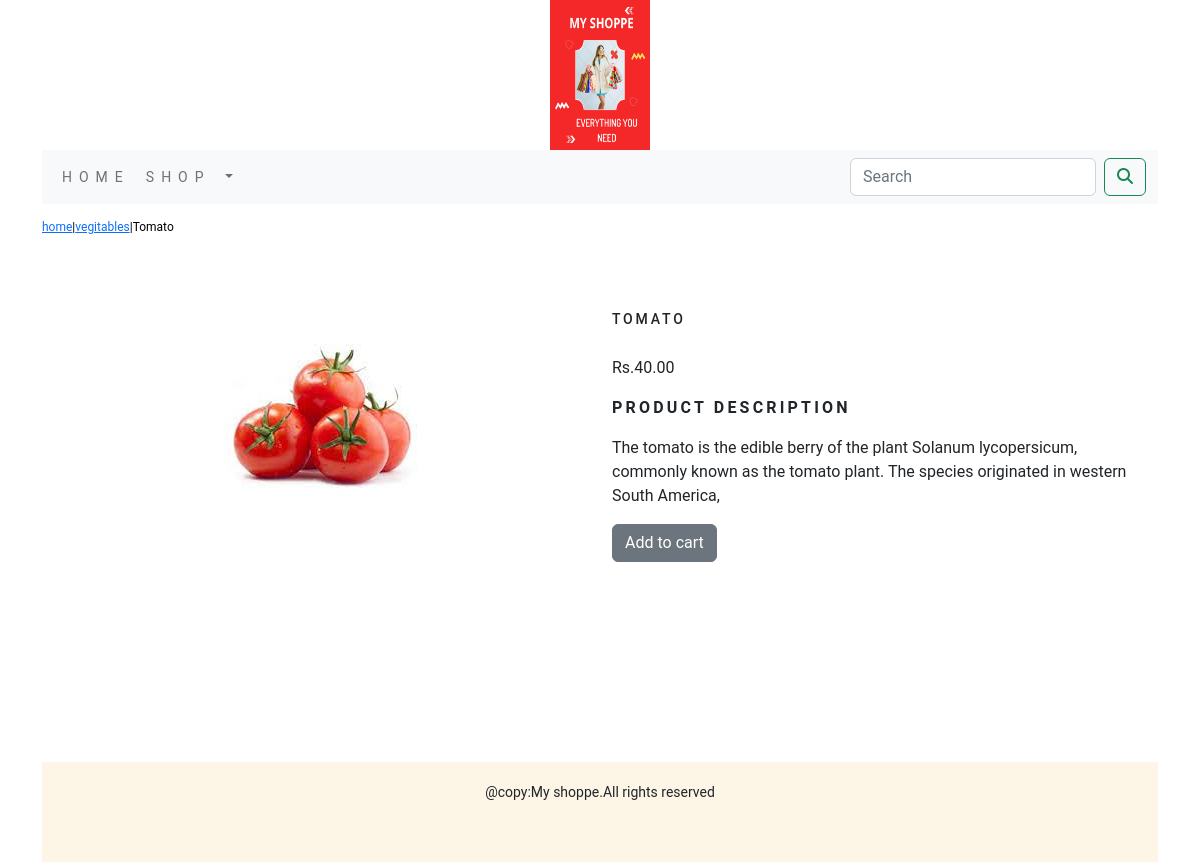
Screenshot of /shop/vegitables/tomato/ with the database file from the repository.
### shopapp/models.py (models this page shows, shortened)
class Product(models.Model):
    name=models.CharField(max_length=250,unique=True)
    slug=models.SlugField(max_length=250,unique=True)
    description=models.TextField(blank=True)
    price=models.DecimalField(max_digits=10,decimal_places=2)
    category=models.ForeignKey(Category,on_delete=models.CASCADE)
    image=models.ImageField(upload_to='product',blank=True)
    stock=models.IntegerField()
    available=models.BooleanField(default=True)
    created=models.DateTimeField(auto_now_add=True)
    updated=models.DateTimeField(auto_now=True)
    class Meta:
        ordering=('name',)
        verbose_name='product'
        verbose_name_plural='products'

class Category(models.Model):
    name=models.CharField(max_length=250,unique=True)
    slug=models.SlugField(max_length=250,unique=True)
    description=models.TextField(blank=True)
    image=models.ImageField(upload_to='category',blank=True)
    class Meta:
        ordering=('name',)
        verbose_name='category'
        verbose_name_plural='categories'
    def get_urls(self):
        return reverse('shopapp:products_by_category',args=[self.slug])
    def __str__(self):
        return '{}'.format(self.name)

### shopapp/views.py (the view)
# urls.py: path('<slug:c_slug>/<slug:product_slug>/',views.proDetails,name='proCatDetails')
def proDetails(request,c_slug,product_slug):
    try:
        product=Product.objects.get(category__slug=c_slug,slug=product_slug)
    except Exception as e:
        raise e
    return render(request,'product.html',{'product':product})

### cart/context_processors.py (called while the page is built)
def counter(request):
    item_count=0
    if 'admin' in request.path:
        return {}
    else:
        try:
            cart=Cart.objects.filter(cart_id=cart_id(request))
            cart_items=CartITem.objects.all().filter(cart=cart[:1])
            for cart_item in cart_items:
                item_count += cart_item.quantity
        except Cart.DoesNotExist:
            item_count=0
    return dict(item_count=item_count)

### cart/views.py (called while the page is built)
def cart_id(request):
    cart=request.session.session_key
    if not cart:
        cart=request.session.create()
    return cart

### shopapp/context_processors.py (called while the page is built)
def menu_links(request):
    links=Category.objects.all()
    return dict(links=links)

### templates/product.html (shortened to what this page needs)
{% extends 'base.html' %}
{% load static %}
{% block content %}
<div class="my-prod-row-class">
   <div class="mx-auto">
      <p><a href="{% url 'shopapp:allProdCat' %}">home</a>|<a href="{{product.category.get_url}}">{{product.category}}</a>|{{product.name}} </p>
   </div>
</div>
<div class="container">
<br>
<div class="row">
   <div class="col-12 col-sm-12 col-md-12 col-lg-6 text-center">
      <div style="min-width:18rem">
         <img src="{{product.image.url}}" alt="{{product.name}}">
      </div>
   </div>
   <div class="col-12 col-sm-12 col-md-12 col-lg-6">
      <div>
         <h1 class="my-prod-title">{{product.name}}</h1>
         <p>Rs.{{product.price}}</p>
         <p class="my-title"><b>product description</b></p>
         <p class="text-justify my-prod-text">{{product.description}}</p>
         {% if product.stock <= 0 %}
           <p class="text-justify my-prod-text"></p><b>Out of stock</b>
         {% else %}
            <a class="btn btn-secondary"  href="{% url 'cart:add_cart' product.id %}">Add to cart</a>
         {% endif %}
      </div>
   </div>
</div>
{% endblock %}

### static/css/custom.css (style rules this page uses)
body { font-family: 'Roboto', sans-serif; }
.my-title { font-size:16px; text-transform:uppercase; letter-spacing:.2em; }
.my-prod-row-class { padding-top:14px; padding-bottom:20px; }
.my-prod-row-class .mx-auto { color:#000; font-size:12px; text-decoration:None; }
.my-prod-title { font-size:14px; text-transform:uppercase; letter-spacing:.2em; padding-top:15px; padding-bottom:20px; }

### rows the page displays
Product: category "vegitables", name "Tomato", image (picture), name "TOMATO", price "40.00", description "The tomato is the edible berry of the plant Solanum lycopersicum, commonly known as the tomato plant. The species originated in western South America,"
